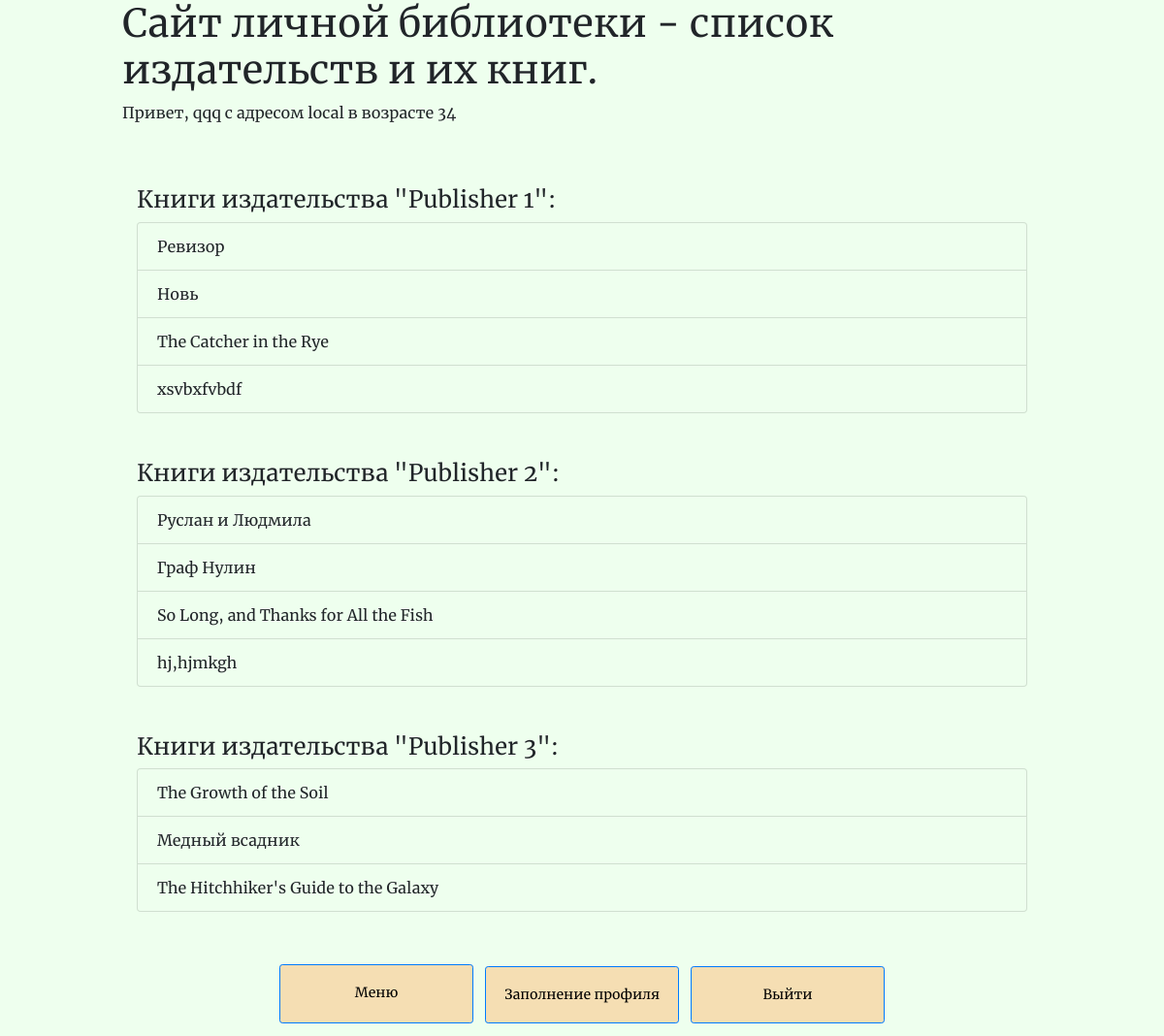
The app's page /pubs/ (signed in) with its own data.
### p_library/models.py (models this page shows, shortened)
class Publisher(models.Model):
    name = models.TextField(unique=True)

class Book(models.Model):
    ISBN = models.CharField(max_length=13)
    title = models.TextField()
    description = models.TextField()
    year_release = models.SmallIntegerField()
    author = models.ForeignKey(Author, on_delete=models.CASCADE)
    copy_count = models.IntegerField(default=1)
    price = models.DecimalField(max_digits=30, decimal_places=2)
    publisher = models.ForeignKey(Publisher, null=True, blank=True, on_delete=models.CASCADE)
    lendedto = models.ForeignKey(Friend, null=True, blank=True, on_delete=models.CASCADE)
    cover = models.ImageField(upload_to="covers", blank=True)

### p_library/views.py (the view)
# urls.py: path("pubs/", views.pubs),
def pubs(request):
    if request.user.is_anonymous:
         return HttpResponseRedirect(reverse_lazy('login'))
    template = loader.get_template('pubs.html')
    pubs = Publisher.objects.all()
    pub_data = {
        "pubs": pubs,
    }
    pub_data.update(get_context(request))
    return HttpResponse(template.render(pub_data, request))

### p_library/views.py (called while the page is built)
def get_context(request):
    context = {}
    if request.user.is_authenticated:
        context["username"] = request.user.username
        context["provider"] = SocialAccount.objects.get(user=request.user).provider
        context["age"] = SocialAccount.objects.get(user=request.user).extra_data["age"]
        if context["provider"] == "github":
            context['github_url'] = SocialAccount.objects.get(user=request.user).extra_data['html_url']
    return context

### p_library/templates/pubs.html
{% extends 'pl_base.html' %}
{% block extra_header %}
    - список издательств и их книг.
{% endblock extra_header %}
{% block main_content %}
<div class="container d-flex flex-column justify-content-between">
    <div class="flex-md-equal mt-5">
        {% for pub in pubs %}
            <div class="mb-5">
                <p class="h4">Книги издательства "{{pub.name}}":</p>
                <ul class="list-group md-auto">
                {% for book in pub.book_set.all %}
                    <li class="list-group-item colbg">{{book.title}}</li>
                {% endfor %}
                </ul>
            </div>
        {% endfor %}
    </div>
</div>
{% endblock main_content %}

### p_library/templates/pl_base.html (shortened to what this page needs)
<!DOCTYPE html>
<html lang="ru">
{% load static %}
{% load socialaccount %}
<head>
    <link rel="stylesheet" href="{% static 'css/bootstrap.min.css' %}">
    <link rel="stylesheet" href="{% static 'css/style.css' %}">
</head>
<body>
    <header>
        <div class="wrapperout">
            <div class="wrapperheader">
                <h1>Сайт личной библиотеки{% block extra_header %}{% endblock extra_header %}</h1>
                {% if username %}
                <p>Привет, {{ username }} с адресом {% if provider == "local" %} {{ provider }} {% else %} {{ github_url }} {% endif %} в возрасте {{ age }}</p>
                {% else %}
                <p>Тебе нужно <a href="register/">зарегистрироваться</a> или <a href="login/">войти на сайт</a>!</p>
                {% endif %}
            </div>
        </div>
    </header>
    <main>
        <div class="wrapperout">
            {% block main_content %}
            {% endblock main_content %}
        </div>
    </main>
    <footer>
        <div class="wrapperout">
            <div class="wrapperin footer">
                <a href="/" class="btn btn-primary btn-sm btn-block">Меню</a>
                {% if username %}
                <a href="/profile-create/" class="btn btn-primary btn-sm btn-block">Заполнение профиля</a>
                <a href="/logout/" class="btn btn-primary btn-sm btn-block">Выйти</a>
                {% endif %}
            </div>
        </div>
    </footer>
</body>

### static/css/style.css (style rules this page uses)
body { background-color: #eeffee; font-family: Merriweather, serif; margin: 0; }
header { min-height: 80px; margin: 0; }
main { min-height: calc(100vh - 161px); margin: 0; }
footer { height: 80px; margin: 0; }
.wrapperout { display: flex; justify-content: center; max-width: 79vw; margin: auto; }
.wrapperheader { display: flex; flex-direction: column; justify-content: space-between; align-items: stretch; margin: auto; }
.wrapperin { display: flex; flex-direction: column; justify-content: space-between; align-items: stretch; margin: auto; }
.footer { flex-direction: row; }
.wrapperin a { background-color: wheat; text-align: center; vertical-align: middle; width: 200px; height: 64; margin: 6px; padding: 18px; color: black; text-decoration: none; background-color: wheat; }
.colbg { background-color: #eeffee; }

### records on screen
Publisher: name "Publisher 1"
Book: title "Ревизор"
Book: title "Новь"
Book: title "The Catcher in the Rye"
Book: title "xsvbxfvbdf"
Publisher: name "Publisher 2"
Book: title "Руслан и Людмила"
Book: title "Граф Нулин"
Book: title "So Long, and Thanks for All the Fish"
Book: title "hj,hjmkgh"
Publisher: name "Publisher 3"
Book: title "The Growth of the Soil"
Book: title "Медный всадник"
Book: title "The Hitchhiker's Guide to the Galaxy"

### other values on screen
{{ username }} "qqq"
{{ provider }} "local"
{{ age }} "34"
